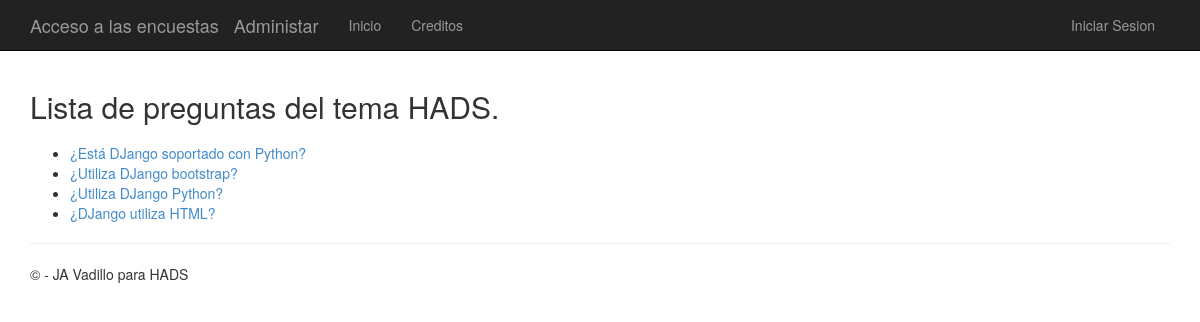
/polls/HADS/, run on the app's committed database.
### app/models.py (models this page shows)
class Question(models.Model):
    question_text = models.CharField(max_length=200)
    question_topic = models.CharField(max_length=200)
    correct_response = models.IntegerField()
    choice_max = models.IntegerField()
    pub_date = models.DateTimeField('date published')

### app/views.py (the view)
# urls.py: url(r'^polls/(?P<topic>\w+)/$', app.views.topic, name='topic'),
def topic(request, topic):
    question_list = Question.objects.filter(question_topic = topic)
    template = loader.get_template('polls/topic.html')
    context = {
                'title':'Lista de preguntas del tema ' + topic,
                'question_list': question_list,
              }
    return render(request, 'polls/topic.html', context)

### app/templates/polls/topic.html (shortened to what this page needs)
﻿{% extends "app/layout.html" %}
{% block content %}
<h2>{{ title }}.</h2>
{% if question_list %}
    <ul>
    {% for question in question_list %}
        <li><a href="{% url 'detail' question.id %}">{{ question.question_text }}</a></li>
    {% endfor %}
    </ul>
{% else %}
    <p>No polls are available.</p>
{% endif %}
{% endblock %}

### app/static/app/content/site.css (style rules this page uses)
body { padding-top: 50px; padding-bottom: 20px; }

### data on the page
Question: question_text "¿Está DJango soportado con Python?"
Question: question_text "¿Utiliza DJango bootstrap?"
Question: question_text "¿Utiliza DJango Python?"
Question: question_text "¿DJango utiliza HTML?"

### other printed values
{{ title }} "Lista de preguntas del tema HADS"
